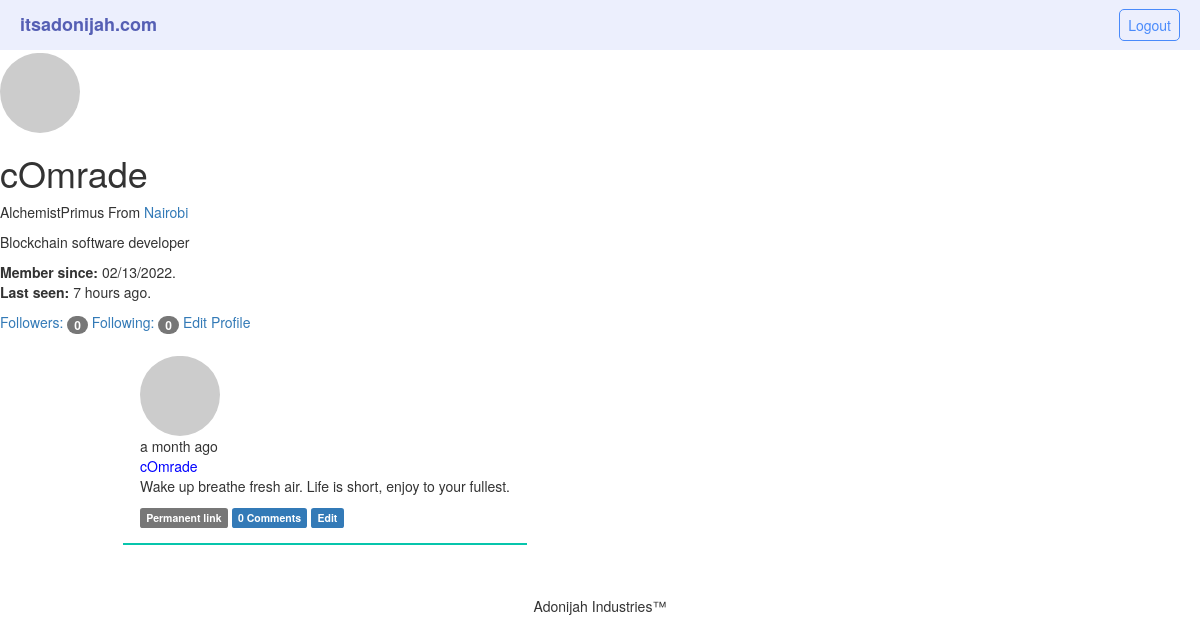
Page /user/cOmrade (signed in) on the earlier database version.
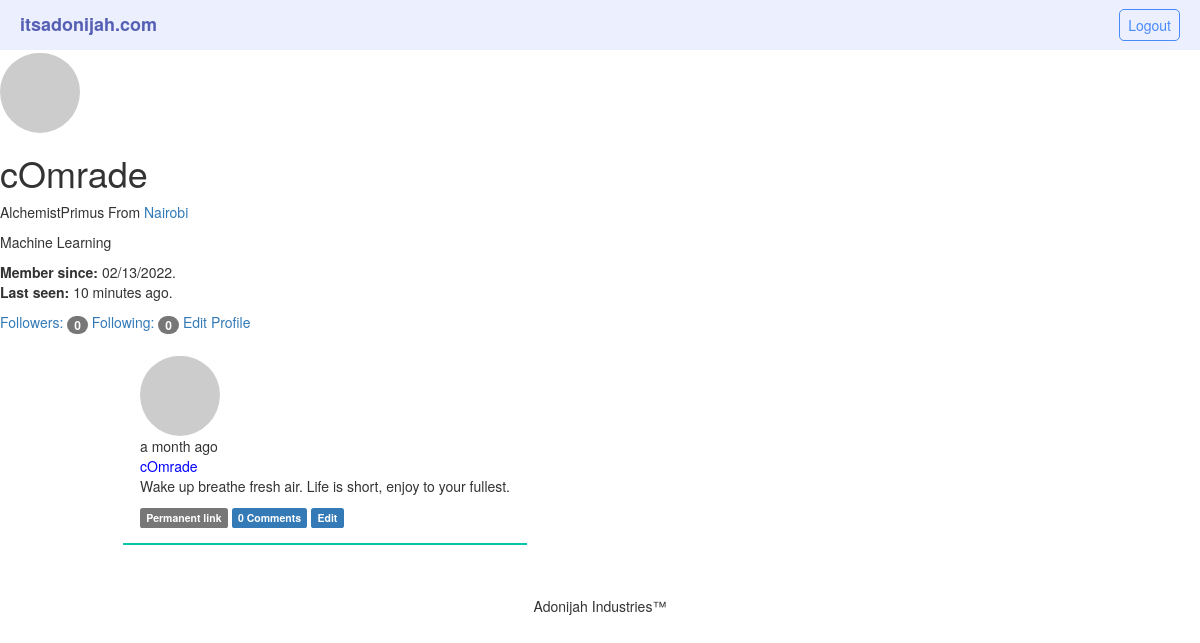
Same page on the later database version.
### app/models.py (models this page shows, shortened)
class User(UserMixin,db.Model):
    __tablename__='users'
    id=db.Column(db.Integer,primary_key=True,autoincrement=True)
    email=db.Column(db.String(64),unique=True,index=True)
    name=db.Column(db.String(64))
    username=db.Column(db.String(64),unique=True,index=True)
    password_hash=db.Column(db.String(128))
    confirmed=db.Column(db.Boolean,default=False)
    location=db.Column(db.String(64))
    about_me=db.Column(db.Text())
    member_since=db.Column(db.DateTime(),default=datetime.utcnow)
    last_seen=db.Column(db.DateTime(),default=datetime.utcnow)
    avatar_hash=db.Column(db.String(64))
    role_id=db.Column(db.Integer,db.ForeignKey('roles.id'))
    posts=db.relationship('Post',backref='author',lazy='dynamic')
    followed=db.relationship('Follow',foreign_keys=[Follow.follower_id],backref=db.backref('follower', lazy='joined'), lazy='dynamic', cascade='all, delete-orphan')
    followers = db.relationship('Follow', foreign_keys=[Follow.followed_id], backref=db.backref('followed', lazy='joined'), lazy='dynamic', cascade='all, delete-orphan')
    comments=db.relationship('Comment',backref='author',lazy='dynamic')
    @property
    def password(self):
        raise AttributeError('Password is not a readable attribute')
    def can(self,perm):
        return self.role is not None and self.role.has_permission(perm)
    def is_administrator(self):
        return self.can(Permission.ADMIN)
    def ping(self):
        self.last_seen=datetime.utcnow()
        db.session.add(self)
        db.session.commit()
    def gravatar(self,size=100,default='identicon',rating='g'):
        if request.is_secure:
            url = 'https://secure.gravatar.com/avatar'
        else:
            url = 'http://www.gravatar.com/avatar'
        hash = hashlib.md5(self.email.lower().encode('utf-8')).hexdigest()
        return '{url}/{hash}?s={size}&d={default}&r={rating}'.format(url=url, hash=hash, size=size, default=default, rating=rating)

class Post(db.Model):
    __tablename__='posts'
    id=db.Column(db.Integer,primary_key=True)
    body=db.Column(db.Text)
    timestamp=db.Column(db.DateTime,index=True,default=datetime.utcnow)
    body_html=db.Column(db.Text)
    author_id=db.Column(db.Integer,db.ForeignKey('users.id'))
    comments=db.relationship('Comment',backref='post',lazy='dynamic')

### app/main/views.py (the view)
@main.route('/user/<username>')
def user(username):
    user=User.query.filter_by(username=username).first_or_404()
    if user is None:
        abort(404)
    posts=user.posts.order_by(Post.timestamp.desc()).all()
    return render_template('user.html',user=user,posts=posts)

### app/main/__init__.py (called while the page is built)
@main.app_context_processor
def inject_permission():
    return dict(Permission=Permission)

### app/main/views.py (called while the page is built)
@main.after_app_request
def after_request(response):
    for query in get_debug_queries():
        if query.duration >= current_app.config['MICROBLOG_SLOW_DB_QUERY_TIME']:
            current_app.logger.warning('Slow query: %s\nParameters: %s\nDuration: %fs\nContext: %s\n'% (query.statement, query.parameters, query.duration, query.context))
    return response

@main.before_app_request
def before_request():
    if current_user.is_authenticated and not current_user.confirmed and request.blueprint !='main' and request.endpoint !='static':
        return redirect(url_for('main.unconfirmed'))

@main.before_app_request
def before_request():
    if current_user.is_authenticated:
        current_user.ping()
        if not current_user.confirmed and request.endpoint and request.blueprint !='main' and request.endpoint != 'static':
            return redirect(url_for('main.unconfirmed'))

### app/models.py (called while the page is built)
@login_manager.user_loader
def load_user(user_id):
    return User.query.get(int(user_id))

### app/templates/user.html (shortened to what this page needs)
{%extends "base.html"%}
{%block content%}
    <img class="img-circle profile-thumbnail" src="{{user.gravatar(size=256)}}"
    <div class="page-header">
        <h1>{{ user.username }}</h1>
        {% if user.name or user.location %}
        <p>
            {% if user.name %}{{ user.name }}{% endif %}
            {% if user.location %}
                From <a href="http://maps.google.com/?q={{ user.location }}" target="blank">{{ user.location }}</a>
            {% endif %}
            </p>
        {% endif %}
        {% if user.about_me %}<p>{{ user.about_me }}</p>{% endif %}
        <p>
            <b>Member since:</b> {{ moment(user.member_since).format('L') }}.
            <br/>
            <b>Last seen:</b> {{ moment(user.last_seen).fromNow() }}.
        </p>
        <a href="{{ url_for('main.followers', username=user.username) }}">Followers: <span class="badge">{{ user.followers.count()-1 }}</span>
        </a>
        <a href="{{ url_for('main.followed_by', username=user.username) }}">Following: <span class="badge">{{ user.followed.count() -1 }}</span>
        </a>
        {%if user==current_user%}
            <a href="{{url_for('main.edit_profile')}}">Edit Profile</a>
        {%endif%}
    {%include '_posts.html'%}
    {{super()}}
{%endblock%}

### app/templates/base.html (shortened to what this page needs)
{% extends "bootstrap/base.html"%}
{%block styles%}
{{super()}}
<link rel="stylesheet" href="{{url_for('static',filename="styles/styles.css")}}" type="text/css">
{%endblock%}
{%block navbar%}
    <header>
        <div id="brand"><a href="{{url_for('main.home')}}">itsadonijah.com</a></div>
        <nav>
            <ul>
                {%if current_user.is_authenticated%}
                <li id="login"><a href="{{url_for('main.logout')}}">Logout</a></li>
                {%else%}
                <li id="login"><a href="{{url_for('main.login')}}">Login</a></li>
                <li id="signup"><a href="{{url_for('main.register')}}">Signup</a></li>
                {%endif%}
            </ul>
        </nav>
    </header>
{%endblock%}
{%block content%}
{%block footer%}
<p class="text-center">Adonijah Industries&trade;</p>
{%endblock%}
{%endblock%}

### app/templates/_posts.html (shortened to what this page needs)
<ul class="posts">
{% for post in posts %}
    <li class="post">
        <div class="profile-thumbnail">
            <a href="{{ url_for('main.user', username=post.author.username) }}"><img class="img-circle profile-thumbnail" src="{{ post.author.gravatar(size=40) }}"></a>
        </div>
        <div class="post-date">
            {{ moment(post.timestamp).fromNow() }}
        </div>
        <div class="post-author">
            <a href="{{ url_for('main.user', username=post.author.username) }}"> {{ post.author.username }}</a>
        </div>
        <div class="post-body">
            {% if post.body_html %}
                {{ post.body_html | safe }}
            {% else %}
                {{ post.body }}
            {% endif %}
            <div class="post-footer">
                <a href="{{ url_for('main.post', id=post.id) }}"><span class="label label-default">Permanent link</span></a>
                <a href="{{ url_for('main.post', id=post.id) }}#comments">
                    <span class="label label-primary">{{ post.comments.count() }} Comments</span>
                </a>
                {% if current_user == post.author %}
                    <a href="{{ url_for('main.edit', id=post.id) }}"><span class="label label-primary">Edit</span></a>
                {% elif current_user.is_administrator() %}
                    <a href="{{ url_for('main.edit', id=post.id) }}"><span class="label label-danger">Edit [Admin]</span></a>
                {% endif %}
            </div>
        </div>
    </li>
{% endfor %}
</ul>

### app/static/styles/styles.css (style rules this page uses)
:root { box-sizing: border-box; }
body { font: 'Ariel', 'sans-serif'; }
header a { text-decoration: none; }
header { padding: 0 20px; background-color: rgb(236, 239, 253); height: 50px; display: flex; justify-content: space-between; }
#brand { font-weight: bold; font-size: 18px; display: flex; align-items: center; }
#brand a { color: #555fb4; }
ul { list-style: none; height: 100%; display: flex; align-items: center; justify-content: space-around; }
ul a { color: white; }
ul li { padding: 5px; margin-left: 10px; }
#login, #signup { border-radius: 5px; padding: 5px 8px; }
#login { border: 1px solid #498afb; }
#login a { color: #498afb; }
.posts { display: flex; flex-direction: column; }
.post { flex: 1; padding: 1.2em; align-items: left; border-bottom: 2px solid rgb(7, 197, 172); }
.post-author>a { color: blue !important; }
.profile-thumbnail { margin-right: -5em; padding-top: .2em; }
@media (min-width:560px) { .posts { display: flex; max-width: 50%; flex-direction: column; justify-content: left; } }
@media (min-width:560px) { .post { display: flex; flex-direction: column; justify-content: left; } }

Differences in the rows shown:
changed User "cOmrade": about_me "Blockchain software developer" → "Machine Learning"; last_seen "7 hours ago" → "10 minutes ago"
